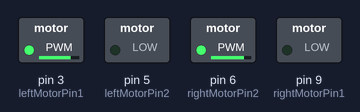
Bench run of a sketch on a simulated Arduino Uno, built with avr-gcc and run on an emulated ATmega328P. On the bench: switched loads named in the sketch (green lamp = pin HIGH).

Above: at 0.1 s.
Timing chart, 0 to 1.6 s (numbered marks = the images above):
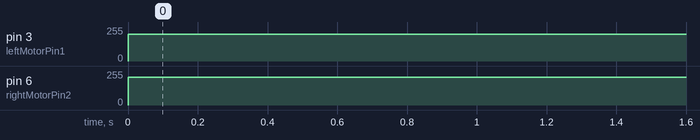

The sketch:

turnTest.ino
```cpp
//Pinnumbers
const int leftMotorPin1 = 3;
const int triggerPin = 4;
const int leftMotorPin2 = 5;
const int rightMotorPin2 = 6;
const int echoPin = 7;
const int rightRotationPin = 8;
const int rightMotorPin1 = 9;
const int leftRotationPin = 10;


//Variables
const int turn = 525;
const int around = 1025;
int left = 255;
int right = 255;
unsigned long duration;
unsigned int distance;


//Setup
void setup() {
  pinMode(triggerPin, OUTPUT);        //Ultra sonic distance sensor trigger
  pinMode(echoPin, INPUT);            //Ultra sonic distance sensor echo
  Serial.begin(9600);                 //Serial.begin for testing purposes
  pinMode(rightMotorPin1, OUTPUT);    //Right motor
  pinMode(rightMotorPin2, OUTPUT);
  pinMode(leftMotorPin1, OUTPUT);     //Left motor
  pinMode(leftMotorPin2, OUTPUT);
  pinMode(rightRotationPin, INPUT);   //Right rotation sensor
  pinMode(leftRotationPin, INPUT);    //Left rotation sensor
}


//Loop
void loop() {
  turnLeft();
  delay(1000);
}


//Functions
void detectWall() {                     //This function activates the ultra sonic distance sensor and it calculates the distance of the object
  digitalWrite(triggerPin, LOW);        //in front of it in centimetres
  delayMicroseconds(5);
  digitalWrite(triggerPin, HIGH);
  delayMicroseconds(10);
  digitalWrite(triggerPin, LOW);
  pinMode(echoPin, INPUT);
  duration = pulseIn(echoPin, HIGH);
  distance = duration * 0.034/2;
}

void driveForward() {                   //This function activates both motors and will make the battlebot drive forward
   left = 200;
   right = 210;
   analogWrite(leftMotorPin2, left);
   digitalWrite(leftMotorPin1, LOW);
   analogWrite(rightMotorPin2, right);
   digitalWrite(rightMotorPin1, LOW);
}

void brake() {                          //This function deactivates both motors and will make the battlebot stop driving for a short time
   left = 0;
   right = 0;
   analogWrite(leftMotorPin2, left);
   digitalWrite(leftMotorPin1, LOW);
   analogWrite(rightMotorPin2, right);
   digitalWrite(rightMotorPin1, LOW);
   delay(500);
}

void turnRight() {                      //This function will make the battlebot make a 90 degree right turn
  left = 200;
  right = 210;
  analogWrite(leftMotorPin2, left);
  digitalWrite(leftMotorPin1, LOW);
  digitalWrite(rightMotorPin2, LOW);
  analogWrite(rightMotorPin1, right);
  delay(turn);
}

void turnLeft() {                       //This function will make the battlebot make a 90 degree left turn
  left = 200;
  right = 210;
  digitalWrite(leftMotorPin2, LOW);
  analogWrite(leftMotorPin1, left);
  analogWrite(rightMotorPin2, right);
  digitalWrite(rightMotorPin1, LOW);
  delay(turn);
}

void turnAround() {                     //This function will make the battlebot make a 180 degree turn
  left = 200;
  right = 210;
  digitalWrite(leftMotorPin2, LOW);
  analogWrite(leftMotorPin1, left);
  analogWrite(rightMotorPin2, right);
  digitalWrite(rightMotorPin1, LOW);
  delay(around);
}
```

Measured:
- by itself, pin 3 (leftMotorPin1): 0/255 → 200/255 at 0.00 s
- by itself, pin 6 (rightMotorPin2): 0/255 → 210/255 at 0.00 s
